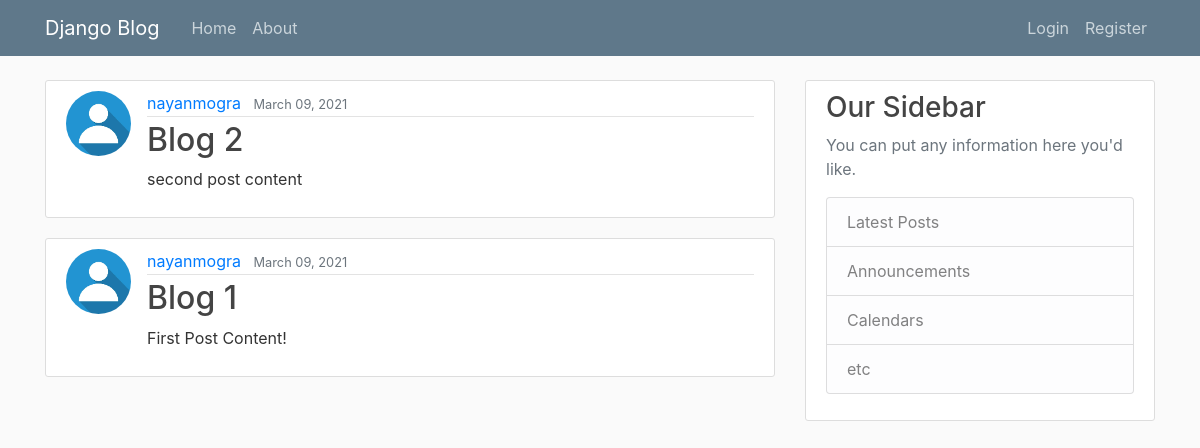
The app's page /, older data.
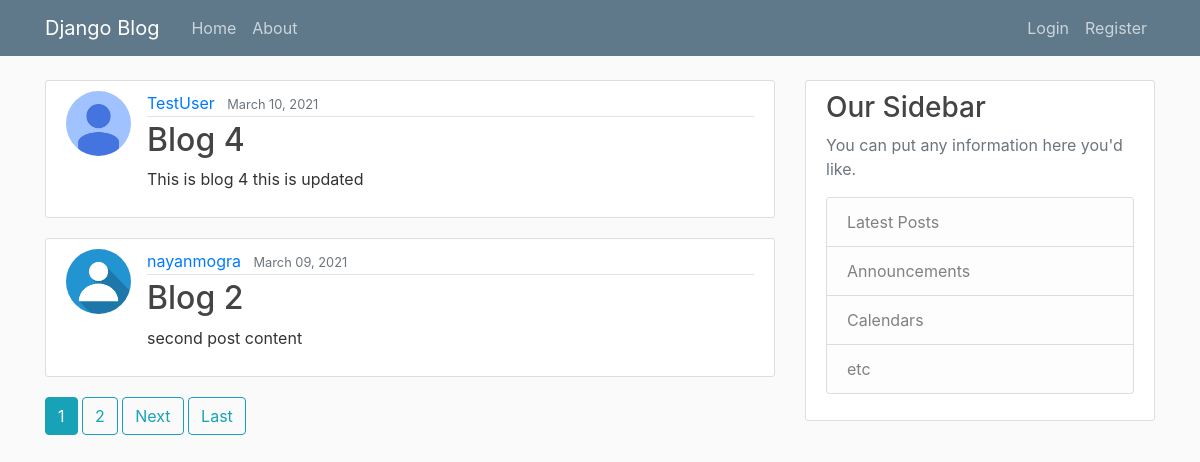
The same page, newer data.
### blog/models.py (models this page shows, shortened)
class Post(models.Model):
    title = models.CharField(max_length = 100)
    content = models.TextField()
    date_posted = models.DateTimeField(default = timezone.now)
    author = models.ForeignKey(User , on_delete = models.CASCADE)

### users/models.py (models this page shows, shortened)
class Profile(models.Model):
    user = models.OneToOneField(User, on_delete = models.CASCADE)
    image = models.ImageField(default = 'default.jpg' , upload_to = 'profile_pics')

### blog/views.py (the view)
# urls.py: path('', PostListView.as_view(), name='blog-home'),
class PostListView(ListView):
    model = Post
    template_name = 'blog/home.html'
    context_object_name = 'posts'
    ordering = ['-date_posted']
    paginate_by = 2

### blog/templates/blog/home.html (shortened to what this page needs)
{% extends "blog/base.html" %}
{% block content %}
    {% for post in posts %}
        <article class="media content-section">
          <img class="rounded-circle article-img" src="{{ post.author.profile.image.url }}">
          <div class="media-body">
            <div class="article-metadata">
              <a class="mr-2" href="#">{{ post.author }}</a>
              <small class="text-muted">{{ post.date_posted |date:"F d, Y" }}</small>
            </div>
            <h2><a class="article-title" href="{% url 'post-detail' post.id %}">{{ post.title }}</a></h2>
            <p class="article-content">{{ post.content }}</p>
          </div>
        </article>
    {% endfor %}
    {% if is_paginated%}
        {% if page_obj %}
            {% for num in page_obj.paginator.page_range %}
                {% if page_obj.number == num %}
                    <a class="btn btn-info mb-4" href="?page={{ num }}">{{num}}</a>
                {% elif num > page_obj.number|add:'-3' and num < page_obj.number|add:'3' %}
                <a class="btn btn-outline-info mb-4" href="?page={{ num }}">{{num}}</a>
                {% endif%}
            {% endfor %}
            {% if page_obj.has_next %}
                <a class="btn btn-outline-info mb-4" href="?page= {{ page_obj.next_page_number }}">Next</a>
                <a class="btn btn-outline-info mb-4" href="?page={{page_obj.paginator.num_pages}}">Last</a>
            {% endif %}
        {% endif %}
    {% endif %}
{% endblock content %}

### blog/templates/blog/base.html (shortened to what this page needs)
{% load static %}
<!DOCTYPE html>
<html>
<head>
    <link rel="stylesheet" href="https://maxcdn.bootstrapcdn.com/bootstrap/4.0.0/css/bootstrap.min.css">
    <link rel="stylesheet" type="text/css" href="{% static 'blog/main.css' %}">
</head>
<body>
    <header class="site-header">
      <nav class="navbar navbar-expand-md navbar-dark bg-steel fixed-top">
        <div class="container">
          <a class="navbar-brand mr-4" href="{% url 'blog-home' %}">Django Blog</a>
          <div class="collapse navbar-collapse" id="navbarToggle">
            <div class="navbar-nav mr-auto">
              <a class="nav-item nav-link" href="{% url 'blog-home' %}">Home</a>
              <a class="nav-item nav-link" href="{% url 'blog-about' %}">About</a>
            </div>
            <div class="navbar-nav">
                {% if user.is_authenticated  %}
                <a class="nav-item nav-link" href="{% url 'post-create' %}">New Post</a>
                <a class="nav-item nav-link" href="{% url 'profile' %}">Profile</a>
                <a class="nav-item nav-link" href="{% url 'logout' %}">LogOut</a>
                {% else %}
                <a class="nav-item nav-link" href="{% url 'login' %}">Login</a>
                <a class="nav-item nav-link" href="{% url 'register' %}">Register</a>
                {%endif%}
            </div>
          </div>
        </div>
      </nav>
    </header>
    <main role="main" class="container">
      <div class="row">
        <div class="col-md-8">
          {% block content %}{% endblock %}
        </div>
        <div class="col-md-4">
          <div class="content-section">
            <h3>Our Sidebar</h3>
            <p class='text-muted'>You can put any information here you'd like.
              <ul class="list-group">
                <li class="list-group-item list-group-item-light">Latest Posts</li>
                <li class="list-group-item list-group-item-light">Announcements</li>
                <li class="list-group-item list-group-item-light">Calendars</li>
                <li class="list-group-item list-group-item-light">etc</li>
              </ul>
            </p>
          </div>
        </div>
      </div>
    </main>
</body>
</html>

### blog/static/blog/main.css (style rules this page uses)
body { background: #fafafa; color: #333333; margin-top: 5rem; }
h1, h2, h3, h4, h5, h6 { color: #444444; }
ul { margin: 0; }
.bg-steel { background-color: #5f788a; }
.site-header .navbar-nav .nav-link { color: #cbd5db; }
.content-section { background: #ffffff; padding: 10px 20px; border: 1px solid #dddddd; border-radius: 3px; margin-bottom: 20px; }
.article-title { color: #444444; }
.article-content { white-space: pre-line; }
.article-img { height: 65px; width: 65px; margin-right: 16px; }
.article-metadata { padding-bottom: 1px; margin-bottom: 4px; border-bottom: 1px solid #e3e3e3 }

Row changes from the older to the newer data that the page shows:
no longer on this page (row unchanged): Post: author.profile.image (placeholder picture), author "nayanmogra", date_posted "March 09, 2021", title "Blog 1", content "First Post Content!"
added Post: author.profile.image (placeholder picture), author "TestUser", date_posted "March 10, 2021", title "Blog 4", content "This is blog 4 this is updated"
Text that changed along with them:
new list line: "1"
new list line: "2"
text now shown: "Next Last"
